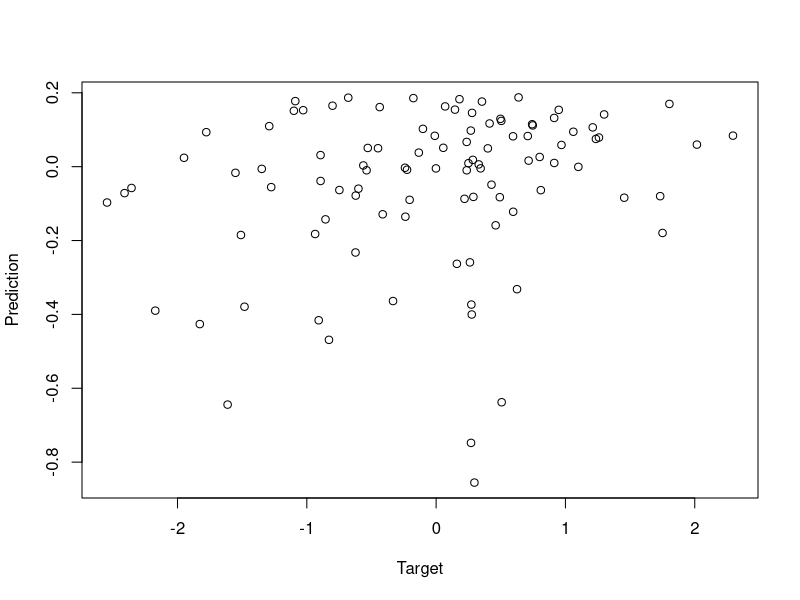
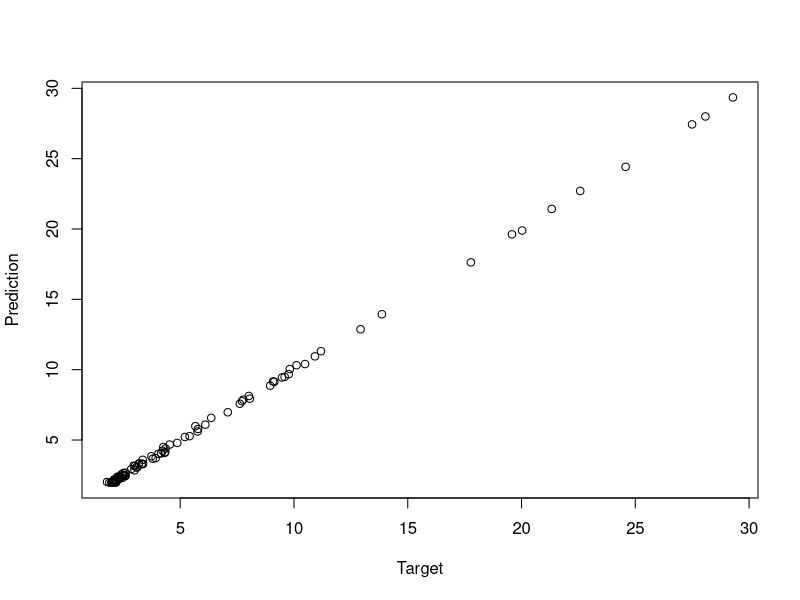
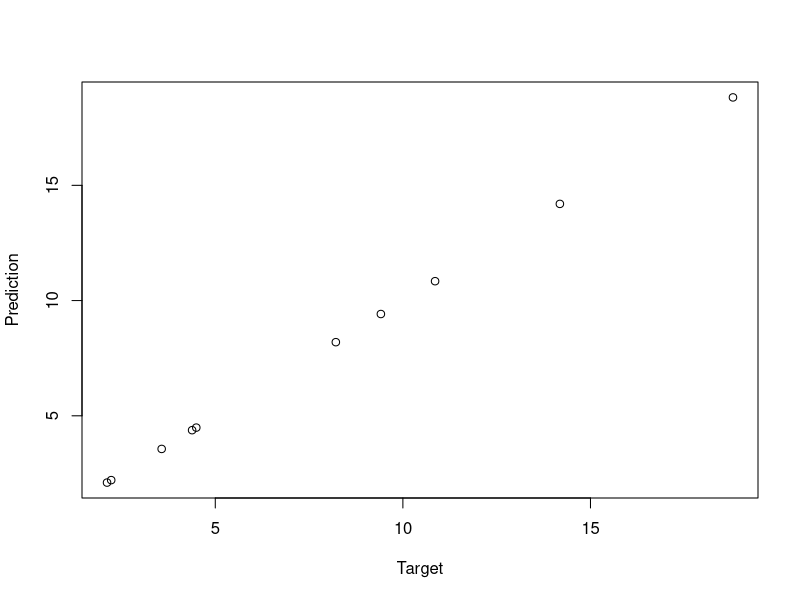

Reproduce these figures in R, in order.
## ---- chunk 1
x <- rnorm(5); y <- rnorm(5)
lm(y ~ x)
## ---- chunk 2
closure_formula <- function() {
    x <- rnorm(5); y <- rnorm(5)
    y ~ x
}
## ---- chunk 3
f <- closure_formula()
lm(f)
## ---- chunk 4
nested_fit <- function(f) {
    x <- rnorm(5); y <- rnorm(5)
    lm(f)
}
nested_fit(y ~ x)
## ---- chunk 5
nested_fit(f)
## ---- chunk 6
outer_f <- y ~ x
closure_f <- closure_formula()
## ---- chunk 7
environment(outer_f)
## ---- chunk 8
environment(closure_f)
ls(environment(closure_f))
## ---- chunk 9
closure_formula_nse <- function(f) {
    a <- rnorm(5); b <- rnorm(5)
    print(environment())
    eval(substitute(f))
}
## ---- chunk 10
closure_f <- closure_formula_nse(y ~ x)
environment(closure_f)
ls(environment(closure_f))
## ---- chunk 11
g <- rlang::as_closure(~ .x + .y + z)
z <- 3
g(1, 2)
## ---- chunk 12
model.matrix(y ~ x - 1)
model.matrix(y ~ x)
model.matrix(y ~ I(x^2) + x)
## ---- chunk 13
get_all_vars(y ~ I(x^2) + x)
## ---- chunk 14
model.frame(y ~ I(x^2) + x)
## ---- chunk 15
n <- 5
x <- rnorm(n) ; y <- rnorm(n)
make_closure_model <- function(x, y) y ~ I(x^2) + x
global_model <- y ~ I(x^2) + x
closure_model <- make_closure_model(rnorm(n), rnorm(n))
## ---- chunk 16
get_all_vars(global_model)
get_all_vars(closure_model)
## ---- chunk 17
alpha <- 5 ; beta <- 0.5 ; gamma <- 2
d <- data.frame(y = alpha * x^2 + beta * x + gamma + rnorm(n, sd = 0.1), 
                x = x)
d
## ---- chunk 18
get_all_vars(global_model, data = d)
get_all_vars(closure_model, data = d)
## ---- chunk 19
linmo <- function(form, data = NULL)  {
    mf <- model.frame(form, data)
    y <- model.response(mf, "numeric")
    X <- model.matrix(form, data)
    weights <- solve(t(X) %*% X, t(X) %*% y)
    structure(list(weights = weights, 
                   formula = form, 
                   data = data),
              class = "linear_model")
}
## ---- chunk 20
print.linear_model <- function(x, ...) {
    cat("linear model formula: ", deparse(x$formula), "\n\n")
    print(x$weights)
    cat("\n")
}
## ---- chunk 21
# Give the model a bit to work with...
n <- 100 ; x <- rnorm(n) ; y <- rnorm(n)
## ---- chunk 22
m1 <- linmo(global_model)
m1
## ---- chunk 23
alpha <- 5 ; beta <- 0.5 ; gamma <- 2
d2 <- data.frame(y = alpha * x^2 + beta * x + gamma + rnorm(n, sd = 0.1),
                 x = x)

m2 <- linmo(closure_model, data = d2)
m2
## ---- chunk 24
predict.linear_model <- function(object, data, ...) {
    if (missing(data)) {
        data <- object$data
    }
    # This is just some magic needed to get an updated
    # formula that does not include the response.
    # If we do include the response, we also need it in the new data.
    updated_terms <- delete.response(terms(object$formula))
    X <- model.matrix(updated_terms, data)
    X %*% object$weights
}
## ---- chunk 25
plot(y, predict(m1), xlab="Target", ylab="Prediction")
plot(d2$y, predict(m2), xlab="Target", ylab="Prediction")
## ---- chunk 26
new_data <- data.frame(x = rnorm(10))
new_target <- with(new_data, alpha * x^2 + beta * x + gamma)
new_data
new_target
new_prediction <- predict(m2, data = new_data)

plot(new_target, new_prediction, xlab="Target", ylab="Prediction")
